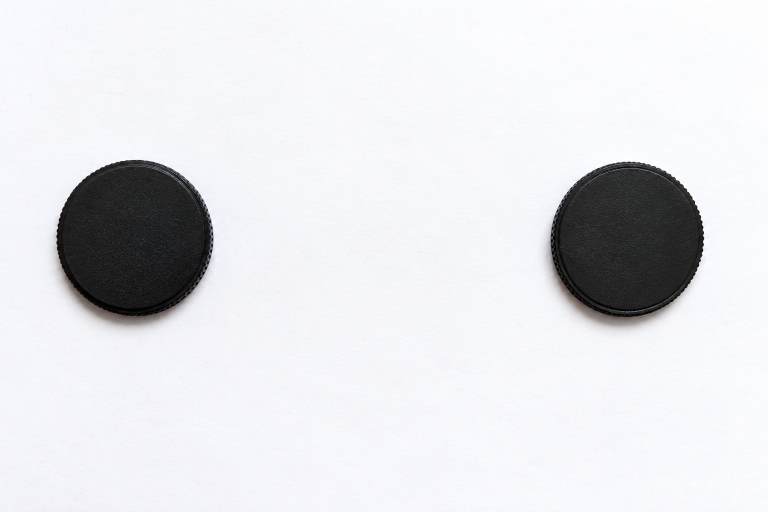
#> input picture tarea 7/video40/objetos.jpg.png, 1536 x 1024 px (shown at 1/2 size); its folder holds only this picture in this run
$ python distancia_objetos.py
#> lines starting #> are read from the running program, lines starting #| are printed output that depends on the picture; after the words box and inside, x2 and y2 are one past the last pixel; in counts of white or black regions, pixels touching at a corner belong together
import cv2
import numpy as np
import os
import math
import glob

# Carpeta donde está este archivo
carpeta = os.path.dirname(os.path.abspath(__file__))

# Buscar automáticamente imágenes JPG, PNG o JPEG
imagenes = []

imagenes += glob.glob(os.path.join(carpeta, "*.jpg"))
imagenes += glob.glob(os.path.join(carpeta, "*.jpeg"))
imagenes += glob.glob(os.path.join(carpeta, "*.png"))

if len(imagenes) == 0:
    print("ERROR: No encontré ninguna imagen en la carpeta.")
    exit()

# Tomar la primera imagen encontrada
ruta = imagenes[0]

print("Imagen encontrada:")
print(ruta)

imagen = cv2.imread(ruta)
#> imagen is the input picture: shape (1024, 1536, 3); mean B, G, R 229.3, 225.9, 225.2

if imagen is None:
    print("No se pudo abrir la imagen")
    exit()

# Cambiar tamaño
imagen = cv2.resize(imagen, (800, 600))
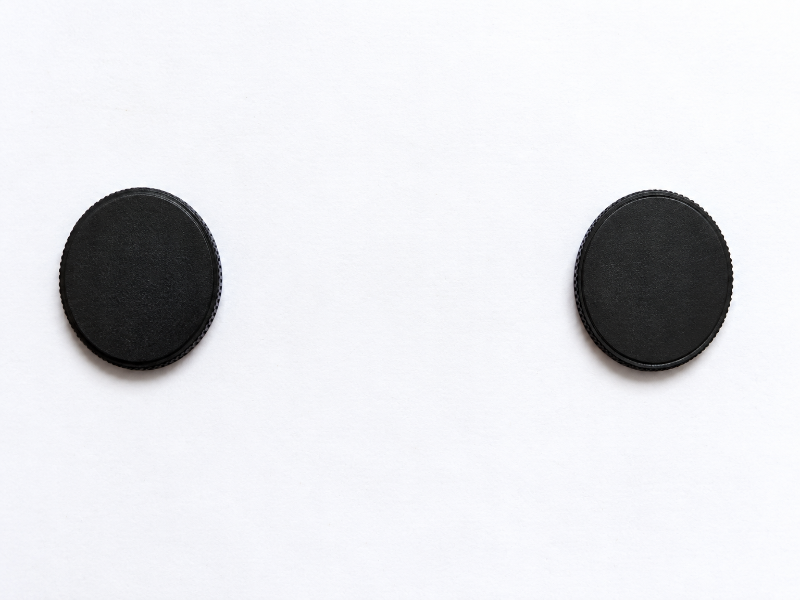
#> imagen: shape (600, 800, 3); mean B, G, R 229.2, 225.7, 225.1

# Escala de grises
gris = cv2.cvtColor(imagen, cv2.COLOR_BGR2GRAY)

# Suavizar
gris = cv2.GaussianBlur(gris, (5, 5), 0)

# Convertir a blanco y negro
_, binaria = cv2.threshold(
    gris,
    120,
    255,
    cv2.THRESH_BINARY_INV
)
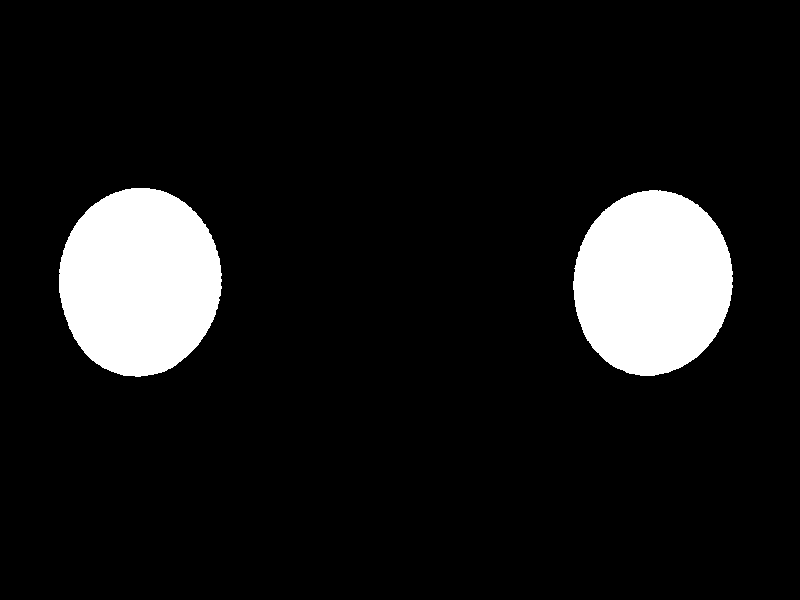
#> binaria: shape (600, 800); 9.8% white; 2 white regions

# Buscar contornos
contornos, _ = cv2.findContours(
    binaria,
    cv2.RETR_EXTERNAL,
    cv2.CHAIN_APPROX_SIMPLE
)
#> contornos = 2 contours; box (x1, y1, x2, y2) and area: (59, 188, 222, 377) 23787, (573, 190, 733, 376) 22954

centros = []

for contorno in contornos:

    area = cv2.contourArea(contorno)

    if area > 1000:

        x, y, w, h = cv2.boundingRect(contorno)

        cx = x + w // 2
        cy = y + h // 2

        centros.append((cx, cy))

        # Rectángulo verde
        cv2.rectangle(
            imagen,
            (x, y),
            (x + w, y + h),
            (0, 255, 0),
            2
        )

        # Centro rojo
        cv2.circle(
            imagen,
            (cx, cy),
            6,
            (0, 0, 255),
            -1
        )
#> this loop made 2 passes
#> (area, x, y, w, h, cx, cy) on passes 1 to 2: (22954, 573, 190, 160, 186, 653, 283), (23787, 59, 188, 163, 189, 140, 282)
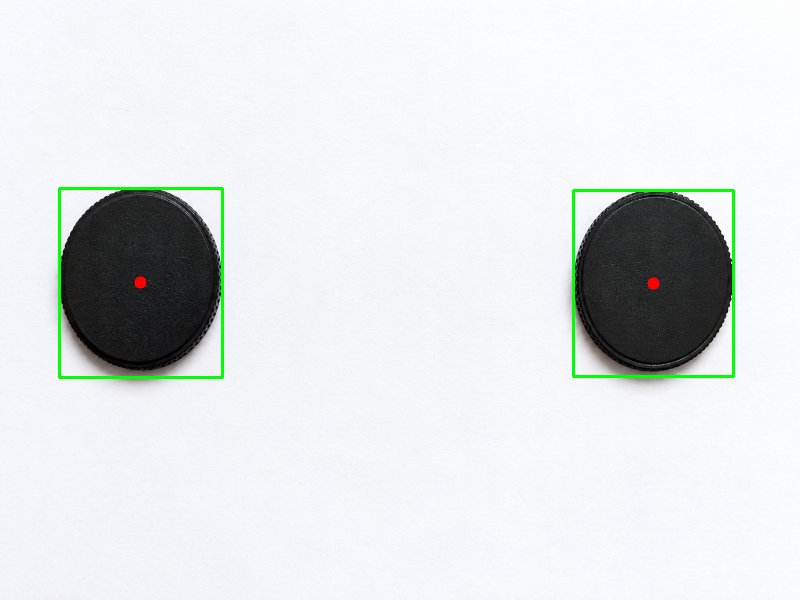
#> imagen: shape (600, 800, 3); 0.92% of pixels changed, all inside (x1, y1, x2, y2) = (58, 187, 735, 379)
#> after the loop, centros = [(653, 283), (140, 282)]

# Ordenar objetos de izquierda a derecha
centros = sorted(centros, key=lambda p: p[0])
#> centros = [(140, 282), (653, 283)]

print("Objetos detectados:", len(centros))
#| Objetos detectados: 2

if len(centros) >= 2:

    x1, y1 = centros[0]
#> x1 = 140; y1 = 282
    x2, y2 = centros[1]
#> x2 = 653; y2 = 283

    distancia = math.sqrt(
        (x2 - x1)**2 +
        (y2 - y1)**2
    )
#> distancia = 513

    # Línea azul
    cv2.line(
        imagen,
        (x1, y1),
        (x2, y2),
        (255, 0, 0),
        3
    )

    # Punto medio
    mx = (x1 + x2) // 2
#> mx = 396
    my = (y1 + y2) // 2
#> my = 282

    cv2.putText(
        imagen,
        f"Distancia: {distancia:.2f} px",
        (mx - 100, my - 20),
        cv2.FONT_HERSHEY_SIMPLEX,
        0.7,
        (255, 0, 0),
        2
    )
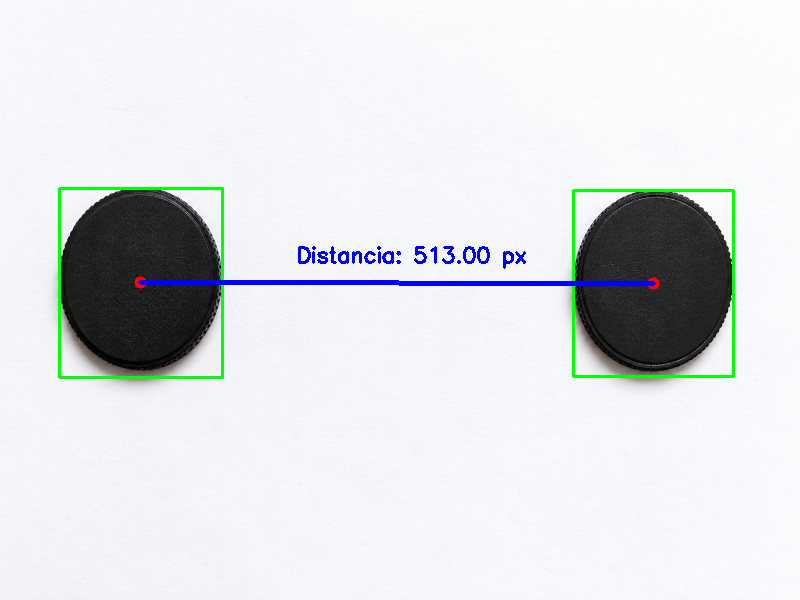
#> imagen: shape (600, 800, 3); mean B, G, R 227.7, 224.3, 221.6

    print(f"Distancia entre objetos: {distancia:.2f} pixeles")
#| Distancia entre objetos: 513.00 pixeles

else:

    print("No se detectaron dos objetos.")

# Mostrar resultados
cv2.imshow("Objetos detectados", imagen)
cv2.imshow("Imagen binaria", binaria)

cv2.waitKey(0)
cv2.destroyAllWindows()
